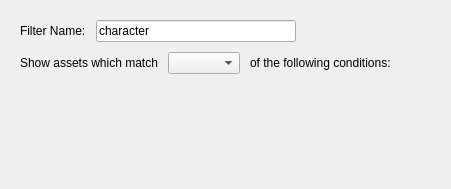
     <widget class="QWidget" name="layoutsPage">
      <layout class="QHBoxLayout" name="horizontalLayout_5">
       <item alignment="Qt::AlignHCenter">
        <widget class="QWidget" name="widget" native="true">
         <property name="sizePolicy">
          <sizepolicy hsizetype="Minimum" vsizetype="Preferred">
           <horstretch>0</horstretch>
           <verstretch>0</verstretch>
          </sizepolicy>
         </property>
         <layout class="QVBoxLayout" name="verticalLayout_7">
          <property name="spacing">
           <number>10</number>
          </property>
          <item>
           <layout class="QHBoxLayout" name="horizontalLayout_7">
            <item>
             <widget class="QLabel" name="label_9">
              <property name="text">
               <string>Filter Name:</string>
              </property>
             </widget>
            </item>
            <item>
             <widget class="QLineEdit" name="filterNameLineEdit">
              <property name="minimumSize">
               <size>
                <width>200</width>
                <height>0</height>
               </size>
              </property>
              <property name="maximumSize">
               <size>
                <width>200</width>
                <height>23</height>
               </size>
              </property>
              <property name="text">
               <string>character</string>
              </property>
             </widget>
            </item>
            <item>
             <spacer name="horizontalSpacer_6">
              <property name="orientation">
               <enum>Qt::Horizontal</enum>
              </property>
              <property name="sizeHint" stdset="0">
               <size>
                <width>40</width>
                <height>20</height>
               </size>
              </property>
             </spacer>
            </item>
           </layout>
          </item>
          <item>
           <layout class="QHBoxLayout" name="horizontalLayout_8">
            <property name="spacing">
             <number>10</number>
            </property>
            <item>
             <widget class="QLabel" name="label_10">
              <property name="text">
               <string>Show assets which match</string>
              </property>
             </widget>
            </item>
            <item>
             <widget class="QComboBox" name="allCombo"/>
            </item>
            <item>
             <widget class="QLabel" name="label_11">
              <property name="text">
               <string>of the following conditions:</string>
              </property>
             </widget>
            </item>
            <item>
             <spacer name="horizontalSpacer_7">
              <property name="orientation">
               <enum>Qt::Horizontal</enum>
              </property>
              <property name="sizeHint" stdset="0">
               <size>
                <width>40</width>
                <height>20</height>
               </size>
              </property>
             </spacer>
            </item>
           </layout>
          </item>
          <item>
           <layout class="QHBoxLayout" name="horizontalLayout_6">
            <item>
             <widget class="ConditionGroupWidget" name="conditionGroup" native="true"/>
            </item>
           </layout>
          </item>
          <item alignment="Qt::AlignHCenter">
           <widget class="DeploymentsWidget" name="deploymentsWidget" native="true"/>
          </item>
          <item>
           <spacer name="verticalSpacer_7">
            <property name="orientation">
             <enum>Qt::Vertical</enum>
            </property>
            <property name="sizeType">
             <enum>QSizePolicy::Fixed</enum>
            </property>
            <property name="sizeHint" stdset="0">
             <size>
              <width>20</width>
              <height>25</height>
             </size>
            </property>
           </spacer>
          </item>
          <item alignment="Qt::AlignHCenter">
           <widget class="AzQtComponents::TagSelector" name="tagSelector" native="true">
            <property name="minimumSize">
             <size>
              <width>300</width>
              <height>0</height>
             </size>
            </property>
            <property name="maximumSize">
             <size>
              <width>300</width>
              <height>16777215</height>
             </size>
            </property>
           </widget>
          </item>
          <item>
           <spacer name="verticalSpacer_3">
            <property name="orientation">
             <enum>Qt::Vertical</enum>
            </property>
            <property name="sizeHint" stdset="0">
             <size>
              <width>20</width>
              <height>40</height>
             </size>
            </property>
           </spacer>
          </item>
         </layout>
        </widget>
       </item>
      </layout>
     </widget>
